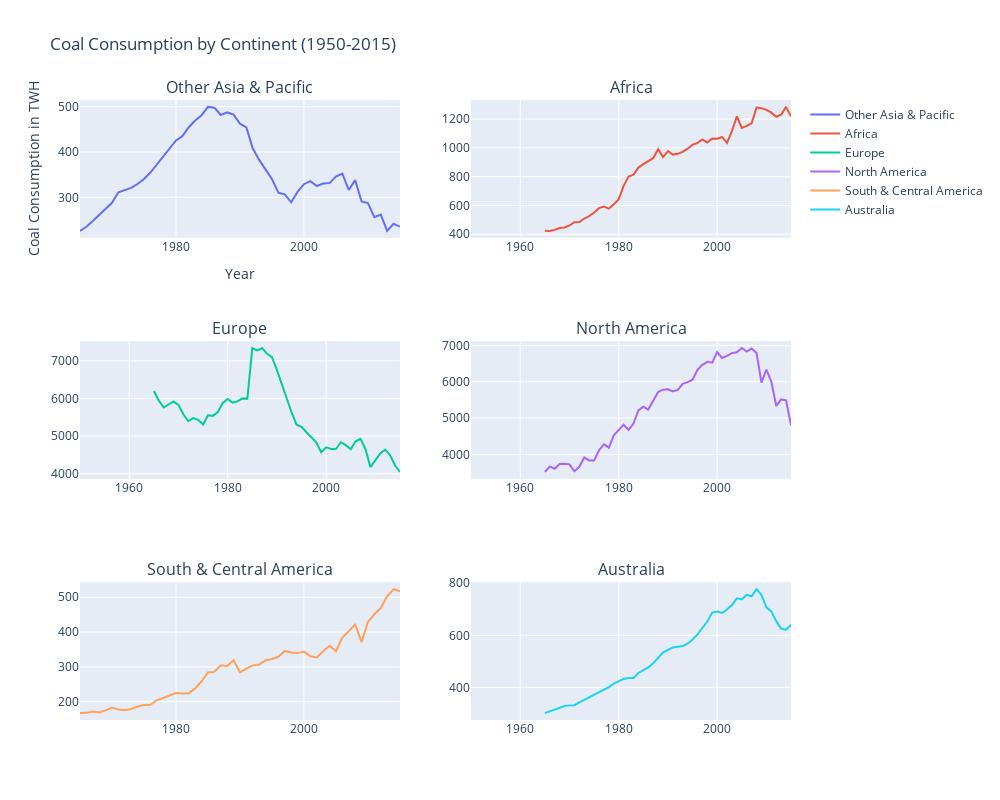

Here is the notebook cell this chart was saved with:
### Markdown cell above
![image.png](attachment:image.png)
Figure 5: \
This graph shows the average temperature by country in 1950. With dark red countries as the hottest and dark blue the coldest countries.

### Code cell
df = pd.read_csv("WorldEnergyConsumption.csv")

df['continent'] = df['country'].apply(lambda x: x.split(", ")[-1])

continents = ['Other Asia & Pacific', 'Africa', 'Europe', 'North America', 'South & Central America', 'Australia']

fig = sp.make_subplots(rows=3, cols=2, subplot_titles=continents)

for i, continent in enumerate(continents):
    df_continent = df[df['continent'] == continent]

    df_continent = df_continent[(df_continent['year'] >= 1950) & (df_continent['year'] <= 2015)]

    line = go.Scatter(x=df_continent['year'], y=df_continent['coal_consumption'] + 100, name=continent)

    fig.add_trace(line, row=(i // 2) + 1, col=(i % 2) + 1)

fig.update_layout(
    title="Coal Consumption by Continent (1950-2015)",
    xaxis_title="Year",
    yaxis_title="Coal Consumption in TWH",
    showlegend=True,
    height=800,
    width=1000,
)

fig.show()

### Figure 1 — Plotly figure (JSON) as saved in the notebook; plotly's stock layout.template omitted (floating-point values rounded to 4 significant figures)
{"data": [{"name": "Other Asia & Pacific", "type": "scatter", "x": [1965, 1966, 1967, 1968, 1969, 1970, 1971, 1972, 1973, 1974, 1975, 1976, 1977, 1978, 1979, 1980, 1981, 1982, 1983, 1984, 1985, 1986, 1987, 1988, 1989, 1990, 1991, 1992, 1993, 1994, 1995, 1996, 1997, 1998, 1999, 2000, 2001, 2002, 2003, 2004, 2005, 2006, 2007, 2008, 2009, 2010, 2011, 2012, 2013, 2014, 2015], "xaxis": "x", "y": [226.0, 235.0, 247.8, 261.6, 273.6, 287.8, 311.3, 316.1, 320.9, 329.5, 340.5, 354.7, 372.1, 388.0, 406.3, 425.4, 435.0, 454.7, 469.4, 481.3, 499.6, 497.9, 481.7, 487.3, 482.5, 462.4, 454.4, 408.1, 382.7, 360.5, 340.4, 310.4, 306.4, 289.1, 311.9, 329.0, 335.7, 325.0, 330.5, 331.4, 345.9, 352.3, 316.2, 337.9, 290.7, 287.2, 256.2, 261.8, 226.1, 241.7, 235.2], "yaxis": "y"}, {"name": "Africa", "type": "scatter", "x": [1950, 1951, 1952, 1953, 1954, 1955, 1956, 1957, 1958, 1959, 1960, 1961, 1962, 1963, 1964, 1965, 1966, 1967, 1968, 1969, 1970, 1971, 1972, 1973, 1974, 1975, 1976, 1977, 1978, 1979, 1980, 1981, 1982, 1983, 1984, 1985, 1986, 1987, 1988, 1989, 1990, 1991, 1992, 1993, 1994, 1995, 1996, 1997, 1998, 1999, 2000, 2001, 2002, 2003, 2004, 2005, 2006, 2007, 2008, 2009, 2010, 2011, 2012, 2013, 2014, 2015], "xaxis": "x2", "y": [null, null, null, null, null, null, null, null, null, null, null, null, null, null, null, 423.5, 423.1, 430.3, 443.5, 446.6, 460.8, 483.0, 484.2, 508.9, 525.6, 551.1, 581.1, 591.7, 577.8, 607.2, 643.6, 735.8, 801.2, 813.2, 862.9, 887.2, 905.4, 928.3, 990.2, 935.6, 977.8, 953.2, 958.3, 971.6, 994.2, 1022.0, 1035.0, 1058.0, 1036.0, 1065.0, 1063.0, 1076.0, 1034.0, 1117.0, 1218.0, 1138.0, 1153.0, 1170.0, 1279.0, 1274.0, 1264.0, 1245.0, 1216.0, 1231.0, 1284.0, 1219.0], "yaxis": "y2"}, {"name": "Europe", "type": "scatter", "x": [1950, 1951, 1952, 1953, 1954, 1955, 1956, 1957, 1958, 1959, 1960, 1961, 1962, 1963, 1964, 1965, 1966, 1967, 1968, 1969, 1970, 1971, 1972, 1973, 1974, 1975, 1976, 1977, 1978, 1979, 1980, 1981, 1982, 1983, 1984, 1985, 1986, 1987, 1988, 1989, 1990, 1991, 1992, 1993, 1994, 1995, 1996, 1997, 1998, 1999, 2000, 2001, 2002, 2003, 2004, 2005, 2006, 2007, 2008, 2009, 2010, 2011, 2012, 2013, 2014, 2015], "xaxis": "x3", "y": [null, null, null, null, null, null, null, null, null, null, null, null, null, null, null, 6195.0, 5948.0, 5758.0, 5846.0, 5921.0, 5825.0, 5580.0, 5394.0, 5478.0, 5429.0, 5304.0, 5550.0, 5537.0, 5637.0, 5878.0, 5987.0, 5887.0, 5919.0, 6000.0, 5990.0, 7339.0, 7278.0, 7336.0, 7187.0, 7099.0, 6758.0, 6373.0, 6009.0, 5619.0, 5302.0, 5246.0, 5100.0, 4963.0, 4831.0, 4569.0, 4699.0, 4657.0, 4655.0, 4836.0, 4757.0, 4647.0, 4861.0, 4923.0, 4650.0, 4175.0, 4360.0, 4540.0, 4640.0, 4490.0, 4223.0, 4044.0], "yaxis": "y3"}, {"name": "North America", "type": "scatter", "x": [1950, 1951, 1952, 1953, 1954, 1955, 1956, 1957, 1958, 1959, 1960, 1961, 1962, 1963, 1964, 1965, 1966, 1967, 1968, 1969, 1970, 1971, 1972, 1973, 1974, 1975, 1976, 1977, 1978, 1979, 1980, 1981, 1982, 1983, 1984, 1985, 1986, 1987, 1988, 1989, 1990, 1991, 1992, 1993, 1994, 1995, 1996, 1997, 1998, 1999, 2000, 2001, 2002, 2003, 2004, 2005, 2006, 2007, 2008, 2009, 2010, 2011, 2012, 2013, 2014, 2015], "xaxis": "x4", "y": [null, null, null, null, null, null, null, null, null, null, null, null, null, null, null, 3512.0, 3666.0, 3602.0, 3734.0, 3742.0, 3724.0, 3532.0, 3656.0, 3912.0, 3831.0, 3829.0, 4113.0, 4274.0, 4183.0, 4526.0, 4679.0, 4816.0, 4673.0, 4849.0, 5210.0, 5313.0, 5234.0, 5462.0, 5716.0, 5782.0, 5793.0, 5731.0, 5774.0, 5942.0, 5988.0, 6058.0, 6327.0, 6464.0, 6547.0, 6526.0, 6818.0, 6655.0, 6711.0, 6789.0, 6810.0, 6930.0, 6832.0, 6918.0, 6793.0, 5975.0, 6337.0, 6002.0, 5333.0, 5512.0, 5487.0, 4808.0], "yaxis": "y4"}, {"name": "South & Central America", "type": "scatter", "x": [1965, 1966, 1967, 1968, 1969, 1970, 1971, 1972, 1973, 1974, 1975, 1976, 1977, 1978, 1979, 1980, 1981, 1982, 1983, 1984, 1985, 1986, 1987, 1988, 1989, 1990, 1991, 1992, 1993, 1994, 1995, 1996, 1997, 1998, 1999, 2000, 2001, 2002, 2003, 2004, 2005, 2006, 2007, 2008, 2009, 2010, 2011, 2012, 2013, 2014, 2015], "xaxis": "x5", "y": [167.2, 167.9, 171.9, 169.0, 175.0, 183.2, 177.3, 175.7, 179.0, 186.3, 190.5, 191.1, 204.1, 211.6, 218.0, 225.1, 223.5, 224.2, 238.2, 258.7, 283.8, 285.7, 304.6, 302.8, 319, 284.0, 294.7, 304.3, 307.0, 319.3, 322.8, 329.1, 345.9, 341.3, 339.6, 343.9, 330.7, 327.3, 345.1, 360.6, 345.2, 384.3, 402.8, 421.6, 371.1, 429.2, 451.2, 469.0, 502.7, 523.5, 516.9], "yaxis": "y5"}, {"name": "Australia", "type": "scatter", "x": [1950, 1951, 1952, 1953, 1954, 1955, 1956, 1957, 1958, 1959, 1960, 1961, 1962, 1963, 1964, 1965, 1966, 1967, 1968, 1969, 1970, 1971, 1972, 1973, 1974, 1975, 1976, 1977, 1978, 1979, 1980, 1981, 1982, 1983, 1984, 1985, 1986, 1987, 1988, 1989, 1990, 1991, 1992, 1993, 1994, 1995, 1996, 1997, 1998, 1999, 2000, 2001, 2002, 2003, 2004, 2005, 2006, 2007, 2008, 2009, 2010, 2011, 2012, 2013, 2014, 2015], "xaxis": "x6", "y": [null, null, null, null, null, null, null, null, null, null, null, null, null, null, null, 302.0, 309.4, 315.2, 321.7, 329.3, 331.7, 332.6, 342.9, 353.0, 364.1, 372.5, 381.8, 394.2, 401.9, 415.5, 424.8, 433.1, 436.7, 436.6, 455.9, 468.1, 477.5, 493.4, 513.8, 534.0, 544.3, 553.3, 556.0, 558.9, 568.3, 584.2, 604.0, 629.5, 653.1, 687.4, 691.6, 685.6, 698.8, 715.9, 741.8, 738.1, 755.4, 749.7, 777.2, 754.8, 707.3, 692.0, 654.4, 626.2, 621.8, 640.4], "yaxis": "y6"}], "layout": {"annotations": [{"font": {"size": 16}, "showarrow": false, "text": "Other Asia & Pacific", "x": 0.225, "xanchor": "center", "xref": "paper", "y": 1, "yanchor": "bottom", "yref": "paper"}, {"font": {"size": 16}, "showarrow": false, "text": "Africa", "x": 0.775, "xanchor": "center", "xref": "paper", "y": 1, "yanchor": "bottom", "yref": "paper"}, {"font": {"size": 16}, "showarrow": false, "text": "Europe", "x": 0.225, "xanchor": "center", "xref": "paper", "y": 0.6111, "yanchor": "bottom", "yref": "paper"}, {"font": {"size": 16}, "showarrow": false, "text": "North America", "x": 0.775, "xanchor": "center", "xref": "paper", "y": 0.6111, "yanchor": "bottom", "yref": "paper"}, {"font": {"size": 16}, "showarrow": false, "text": "South & Central America", "x": 0.225, "xanchor": "center", "xref": "paper", "y": 0.2222, "yanchor": "bottom", "yref": "paper"}, {"font": {"size": 16}, "showarrow": false, "text": "Australia", "x": 0.775, "xanchor": "center", "xref": "paper", "y": 0.2222, "yanchor": "bottom", "yref": "paper"}], "height": 800, "showlegend": true, "title": {"text": "Coal Consumption by Continent (1950-2015)"}, "width": 1000, "xaxis": {"anchor": "y", "domain": [0, 0.45], "title": {"text": "Year"}}, "xaxis2": {"anchor": "y2", "domain": [0.55, 1]}, "xaxis3": {"anchor": "y3", "domain": [0, 0.45]}, "xaxis4": {"anchor": "y4", "domain": [0.55, 1]}, "xaxis5": {"anchor": "y5", "domain": [0, 0.45]}, "xaxis6": {"anchor": "y6", "domain": [0.55, 1]}, "yaxis": {"anchor": "x", "domain": [0.7778, 1], "title": {"text": "Coal Consumption in TWH"}}, "yaxis2": {"anchor": "x2", "domain": [0.7778, 1]}, "yaxis3": {"anchor": "x3", "domain": [0.3889, 0.6111]}, "yaxis4": {"anchor": "x4", "domain": [0.3889, 0.6111]}, "yaxis5": {"anchor": "x5", "domain": [0, 0.2222]}, "yaxis6": {"anchor": "x6", "domain": [0, 0.2222]}}}
